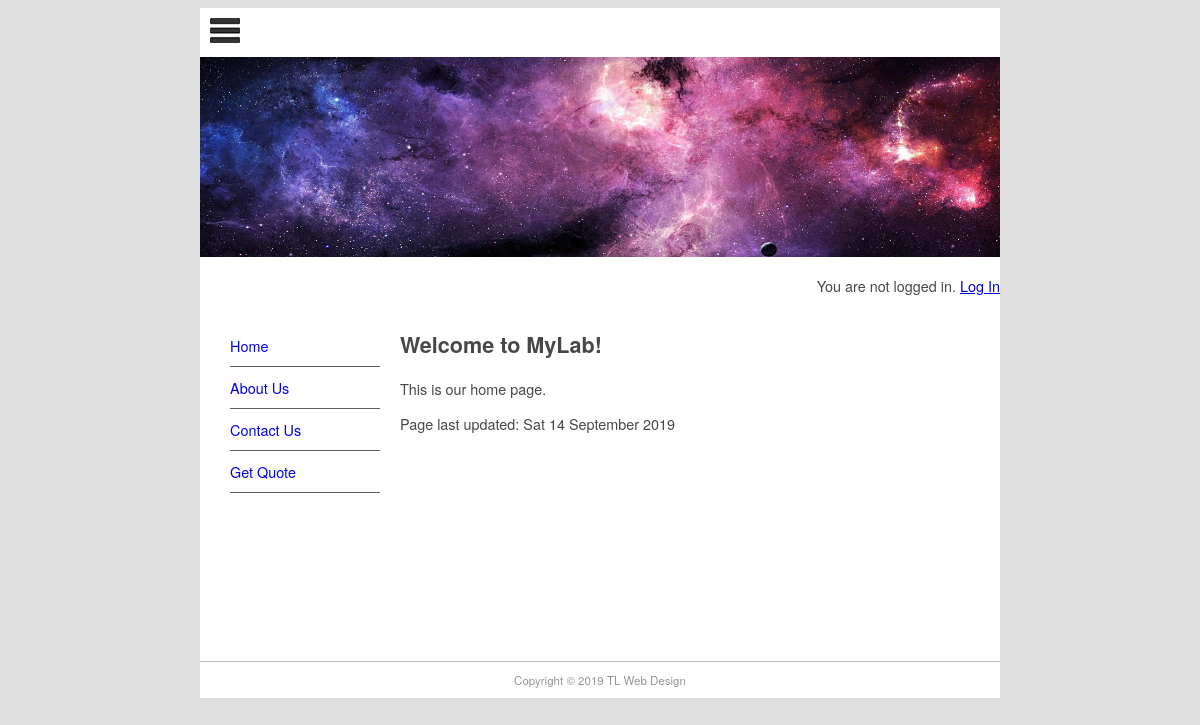
/, run on an earlier commit of the app's database.
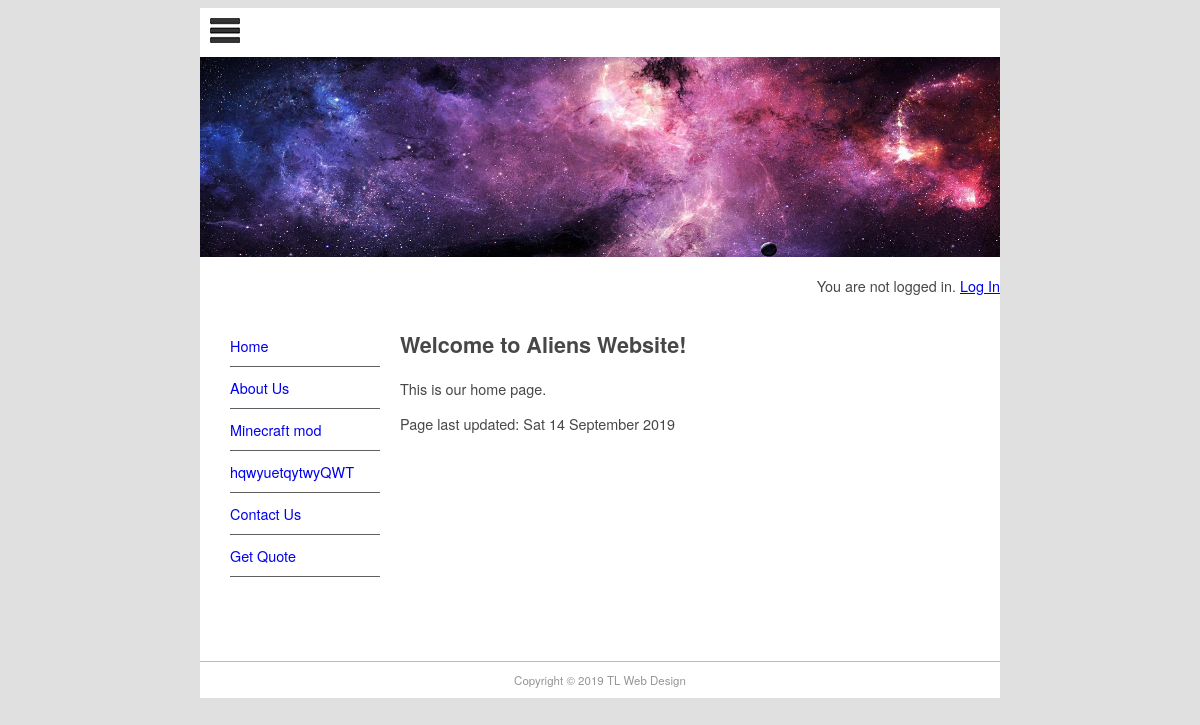
And on a later commit of the database.
### pages/models.py (models this page shows, shortened)
class Page(models.Model):
    title = models.CharField(max_length=60)
    permalink = models.CharField(max_length=12, unique=True)
    update_date = models.DateTimeField('Last Updated')
    bodytext = models.TextField('Page Content', blank=True)

### pages/views.py (the view)
# urls.py: path('', views.index, {'pagename':''}, name='index'),
def index(request,pagename):
    pagename = '/' + pagename
    pg = get_object_or_404(Page, permalink=pagename)
    context = {
        'title': pg.title,
        'content': pg.bodytext,
        'last_updated': pg.update_date,
        'page_list': Page.objects.all(),
    }
    return render(request, 'pages/page.html', context)

### pages/templates/pages/page.html (shortened to what this page needs)
{% extends "base.html" %}
{% block sidenav %}
    {% for page in page_list %}
    <li>
    <a href="{{ page.permalink }}">{{ page.title }}</a>
    </li>
    {% endfor %}
{% endblock sidenav %}
{% block content %}
{% autoescape off %}
{{ content }}
{% endautoescape %}
<p>
    Page last updated: {{ last_updated|date:'D d F Y' }}
</p>
{% endblock content %}

What changed in the data, as far as the page shows it:
changed Page "Home": bodytext "Welcome to MyLab! This is our home page." → "Welcome to Aliens Website! This is our home page."
added Page: title "Minecraft mod"
added Page: title "hqwyuetqytwyQWT"
